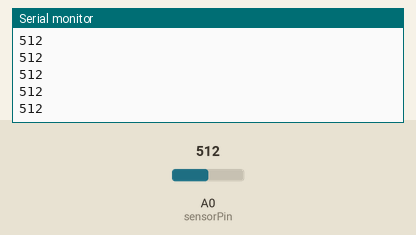
Recording of a sketch running on a simulated Arduino Uno, built with avr-gcc and run on an emulated ATmega328P. Parts: the last lines printed to the serial monitor. The test bench sets the inputs (shaded band); at power-on: A0 (sensorPin) = 512.

Above: at 1.2 s.
1.3 s: A0 (sensorPin) set to 716
At 2.3 s:
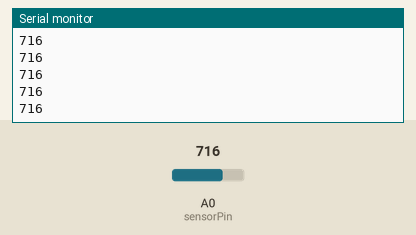
2.8 s: A0 (sensorPin) set to 900
At 3.6 s:
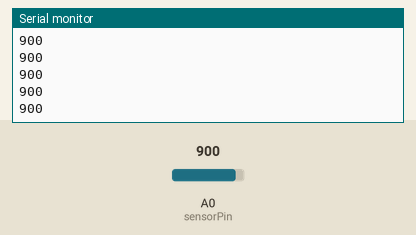
Timing chart, 0 to 5.8 s (numbered marks = the images above; inputs shaded):
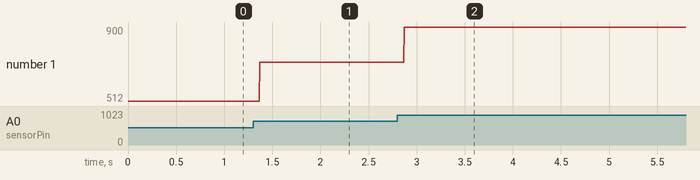

The sketch:

scratch.ino
```cpp
// ME120, section 001
//scratch.ino
//
// Basic program for testing code

const int sensorPin = A0;

int sensorReading;

void setup() {
  // Serial communications
  Serial.begin(9600);
}

void loop() {
  sensorReading = analogRead(sensorPin);
  Serial.println(sensorReading);
}
```

Measured:
- after the input at 1.3 s, the serial monitor: prints a new line after 0.07 s (image 1)
- after the input at 2.8 s, the serial monitor: prints a new line after 0.07 s (image 2)
- plotted number 1: 512 → 716 after the input at 1.3 s, 716 → 900 after the input at 2.8 s
